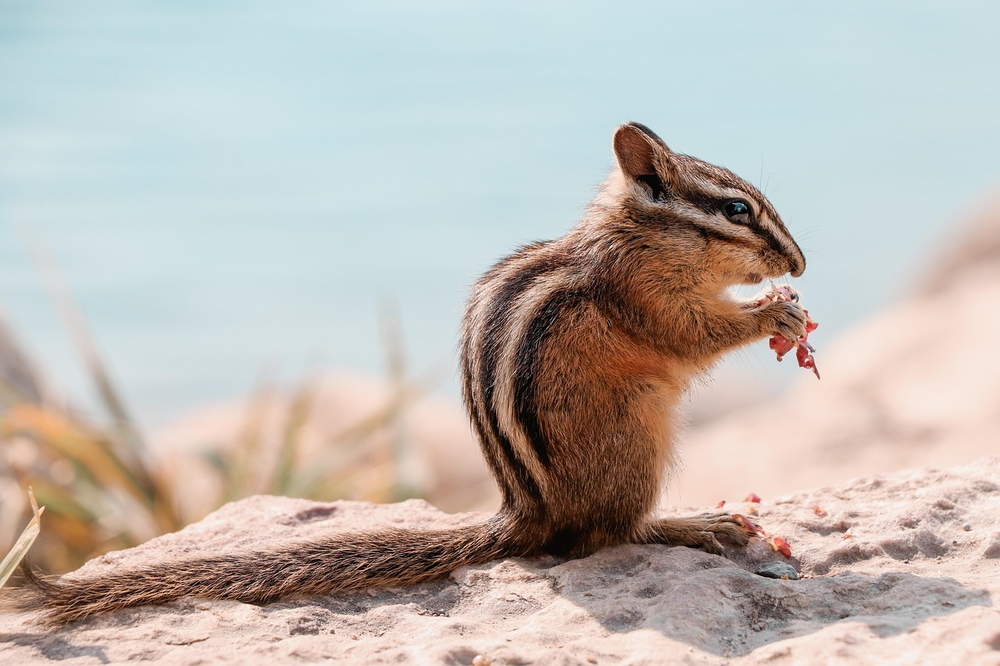
#> input picture Python_Pro/uploads/chipmunk-3959206_1280.png, 1000 x 666 px, shrunk from 1280 x 853 before the run
$ python block_averager.py uploads/chipmunk-3959206_1280.png 100
#> lines starting #> are read from the running program, lines starting #| are printed output that depends on the picture

import numpy as np
import cv2
def block_average_full(image, block_size):
    height, width = image.shape
    output = image.copy()
    for i in range(0, height - block_size + 1, block_size):
        for j in range(0, width - block_size + 1, block_size):
            block = image[i:i+block_size, j:j+block_size]
            avg = np.mean(block, dtype=np.float32)
            output[i:i+block_size, j:j+block_size] = avg
    return output.astype(np.uint8)
def process_image(image_path, block_size):
#> called with image_path = 'uploads/chipmunk-3959206_1280.png', block_size = 100
    img = cv2.imread(image_path, cv2.IMREAD_GRAYSCALE)
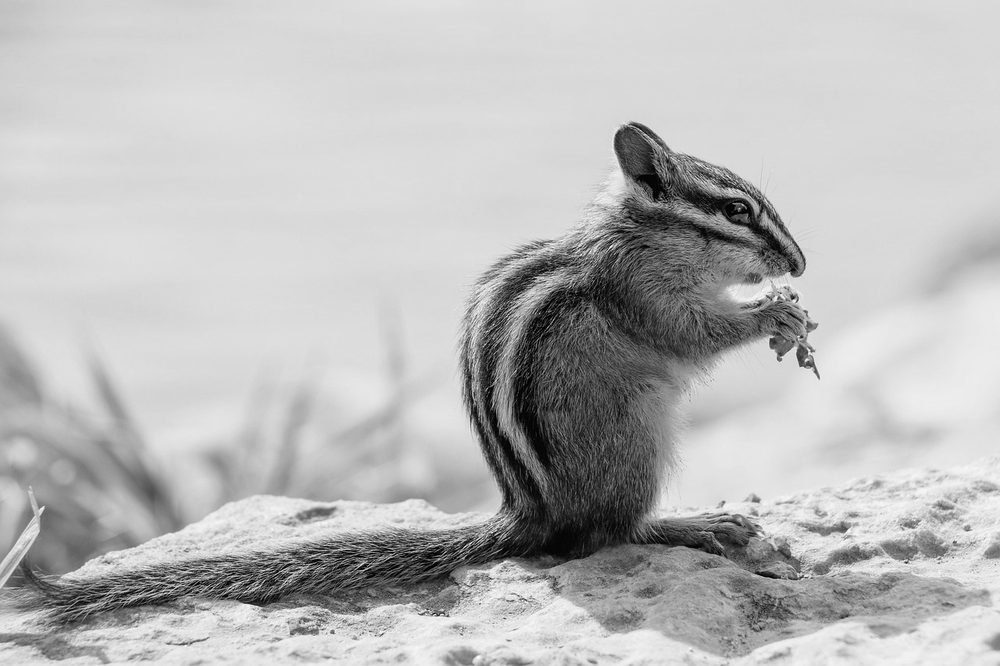
#> img: shape (666, 1000); min 0, max 255, mean 185.5
    if img is None:
        return None, "Failed to load image"
    try:
        block_size = int(block_size)
        if block_size <= 0:
            return None, "Block size must be positive"
        result = block_average_full(img, block_size)
#> after the loop in block_average_full, `for i in range(0, height - block_size + 1, block_size):`:
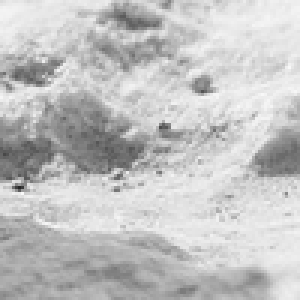
#> block: shape (100, 100) (shown 3 times larger); min 39, max 249, mean 194.1
#> after the loop in block_average_full, `for i in range(0, height - block_size + 1, block_size):`:
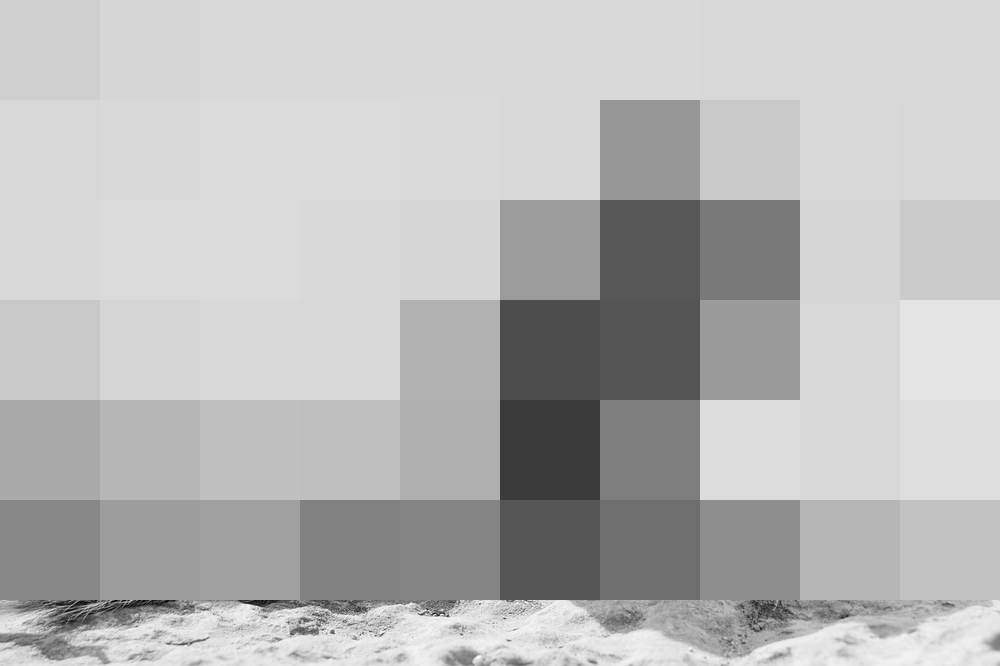
#> output: shape (666, 1000); min 5, max 252, mean 185
        return result, None
    except Exception as e:
        return None, str(e)

if __name__ == "__main__":
    import sys
    if len(sys.argv) > 2:
        image_path = sys.argv[1]
        block_size = int(sys.argv[2])
        result, error = process_image(image_path, block_size)
        if error:
            print(f"Error: {error}")
        else:
            cv2.imshow(f"{block_size}x{block_size} Block Average", result)
            cv2.waitKey(0)
            cv2.destroyAllWindows()
    else:
        print("Usage: python block_averager.py <image_path> <block_size>")
